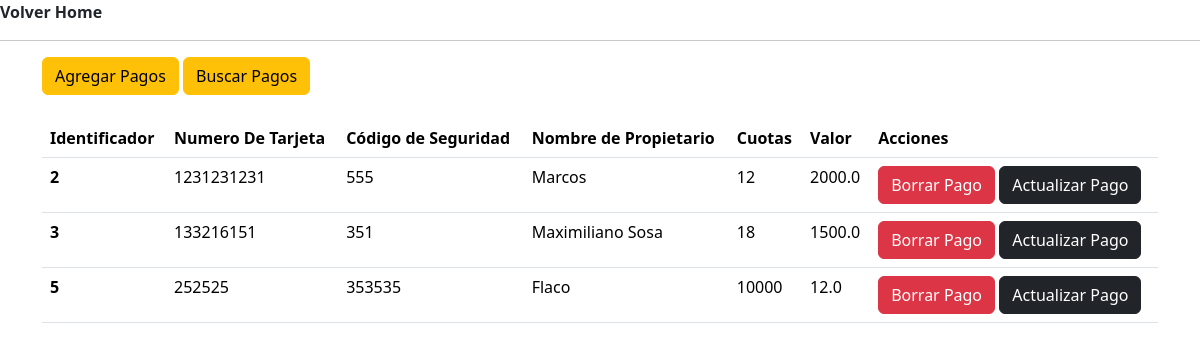
Before: /lista_pagos/ with the older database file.
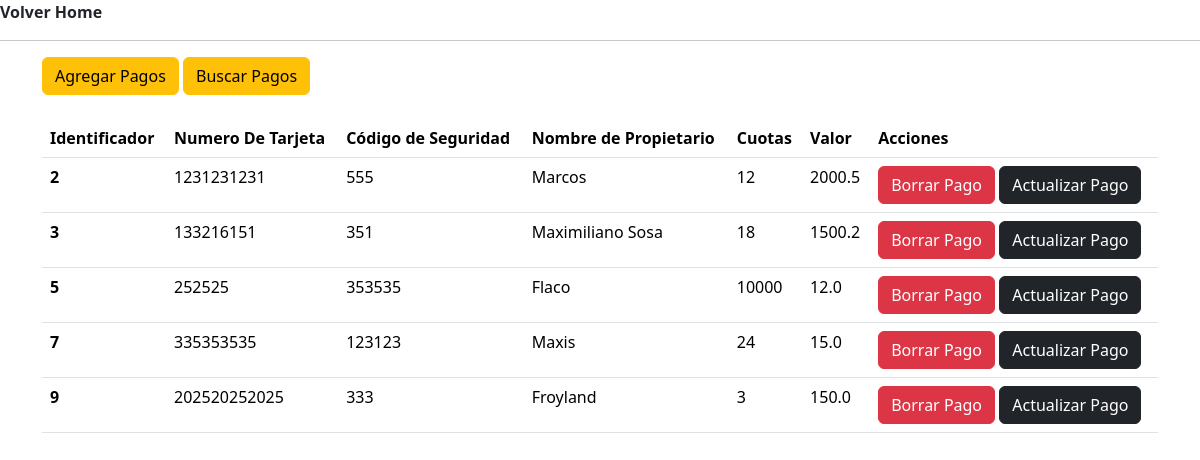
After: the same page with the newer database file.
### recepcion/models.py (models this page shows)
class PagoTarjeta(models.Model):
    numtarjeta = models.IntegerField(default=0)
    codseguridad = models.IntegerField(default=0)
    nombrepropietario = models.CharField(max_length=100)
    cuotas = models.IntegerField(default=0)
    valor = models.FloatField(default=0.0)

### recepcion/views.py (the view)
# urls.py: path('lista_pagos/', listapagos, name="lista_pagos"),
def listapagos(request):
    tarjetas = PagoTarjeta.objects.all()
    template = loader.get_template('recepcion/lista_pagos.html')
    context = {
        'tarjetas' : tarjetas,
    }
    return HttpResponse(template.render(context, request))

### recepcion/templates/recepcion/lista_pagos.html (shortened to what this page needs)
{% load bootstrap5 %}
{% bootstrap_css %}
<a class="nav-link active" href="{%url  'index' %}"> <b>Volver Home</b></a>
<hr>
<div class="container">
  <div class="row">
    <div class="col">
      {% url 'cargar_pago' as cargar_pago_url %}
      {% url 'buscar_pago' as buscar_pago_url %}
      {% bootstrap_button "Agregar Pagos" button_class="btn-warning" button_type="link" href=cargar_pago_url %}
      {% bootstrap_button "Buscar Pagos" button_class="btn-warning" button_type="link" href=buscar_pago_url %}
    <div>
  <div>
<br>
  <div class="row">
    <div class="col">
        {% if tarjetas %}
        <table class="table">
            <thead>
                <th scope="col">Identificador</th>
                <th scope="col">Numero De Tarjeta</th>
                <th scope="col">Código de Seguridad</th>
                <th scope="col">Nombre de Propietario</th>
                <th scope="col">Cuotas</th>
                <th scope="col">Valor</th>
                <th scope="col">Acciones</th>
            </thead>
            {% for t in tarjetas %}
            <tbody>
                <tr>
                    <th scope="row">{{t.id}} </th>
                    <td> {{t.numtarjeta}} </td>
                    <td> {{t.codseguridad}} </td>
                    <td> {{t.nombrepropietario}} </td>
                    <td> {{t.cuotas}} </td>
                    <td> {{t.valor}} </td>
                    <td>
                      {% url 'borrar_pago' identificador=t.id as borrar_pago_url %}
                      {% url 'actualizar_pago' identificador=t.id as actualizar_pago_url %}
                      {% bootstrap_button "Borrar Pago" size="sm" button_class="btn-danger" button_type="link" href=borrar_pago_url %}
                      {% bootstrap_button "Actualizar Pago" size="sm" button_class="btn-dark" button_type="link" href=actualizar_pago_url %}
                    </td>
                </tr>
            </tbody>
            {% endfor %}
        </table>
        {% else %}
            <p><b>No tienes Pagos Cargados</b></p>
        {% endif %}
    </div>
  </div>
</div>

Changed rows visible on the page:
changed PagoTarjeta "Marcos": valor "2000.0" → "2000.5"
changed PagoTarjeta "Maximiliano Sosa": valor "1500.0" → "1500.2"
added PagoTarjeta: id "7", numtarjeta "335353535", codseguridad "123123", nombrepropietario "Maxis", cuotas "24", valor "15.0", bootstrap_button "Borrar Pago", bootstrap_button "Actualizar Pago"
added PagoTarjeta: id "9", numtarjeta "202520252025", codseguridad "333", nombrepropietario "Froyland", cuotas "3", valor "150.0", bootstrap_button "Borrar Pago", bootstrap_button "Actualizar Pago"
